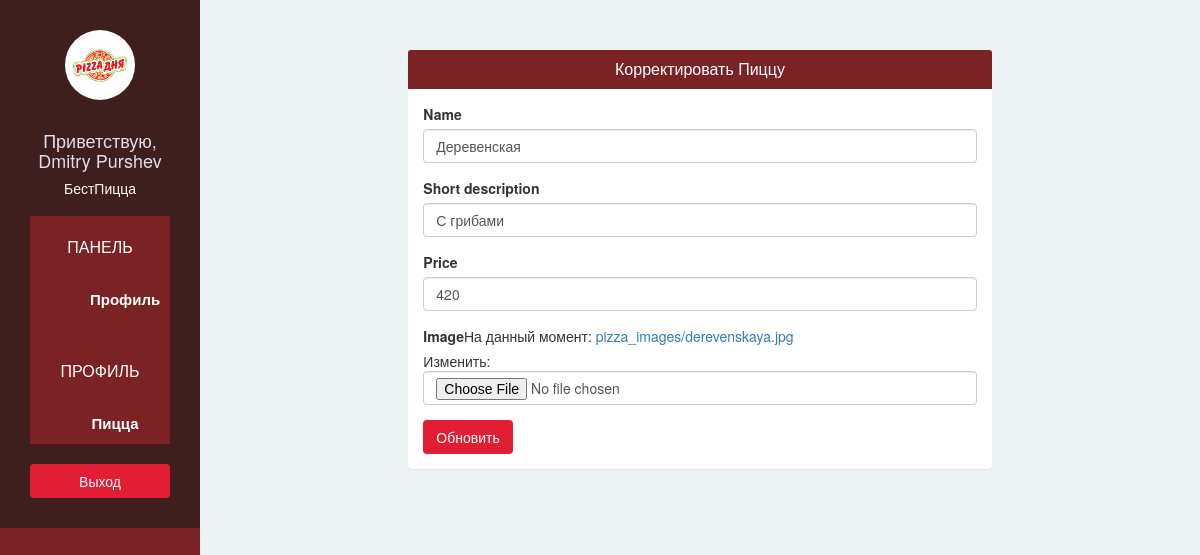
/pizzashopapp/pizza/edit/3 (signed in), run on the app's committed database.
### pizzashopapp/models.py (models this page shows, shortened)
class PizzaShop(models.Model):
    owner = models.OneToOneField(User, on_delete=models.CASCADE, related_name='pizzashop')
    name = models.CharField(max_length=100, verbose_name='Название')
    phone = models.CharField(max_length=100, verbose_name='Телефон')
    addres = models.CharField(max_length=100, verbose_name='Адресс')
    logo = models.ImageField(upload_to='pizzashop_logo/', blank=False)

class Pizza(models.Model):
    pizzashop = models.ForeignKey(PizzaShop, on_delete=models.CASCADE)
    name = models.CharField(max_length=30)
    short_description = models.CharField(max_length=100)
    price = models.IntegerField(default=0)
    image = models.ImageField(upload_to='pizza_images/', blank=False)

### pizzashopapp/views.py (the view)
# urls.py: path('pizzashopapp/pizza/edit/<pizza_id>', views.pizzashop_edit_pizza, name='pizzashop-edit-pizza')
@login_required(login_url='/pizzashopapp/sign-in')
def pizzashop_edit_pizza(request, pizza_id):
    form = PizzaForm(instance=Pizza.objects.get(id = pizza_id))
    if request.method == 'POST':
        form = PizzaForm(request.POST, request.FILES, instance=Pizza.objects.get(id = pizza_id))
        if form.is_valid():
            pizza = form.save()
            return redirect(pizzashop_pizza)
    return render(request, 'pizzashopapp/edit_pizza.html', {
    'form' : form
    })

### pizzashopapp/forms.py
class PizzaForm(forms.ModelForm):
    class Meta:
        model = Pizza
        exclude = ('pizzashop',)

### pizzashopapp/templates/pizzashopapp/edit_pizza.html (shortened to what this page needs)
{% extends 'pizzashopapp/base.html' %}
{% load bootstrap3 %}
{% block page %}
<div class="col-lg-offset-2 col-lg-8">
  <div class="panel">
    <div class="panel-heading bg-ruby">
      <h4 class="panel-title text-center text-white">
        Корректировать Пиццу
      </h4>
    </div>
    <div class="panel-body">
      <form method="POST" enctype="multipart/form-data">
        {% bootstrap_form form %}
        <button type="submit" class="btn btn-red">Обновить</button>
      </form>
    </div>
  </div>
</div>
{% endblock %}

### pizzashopapp/templates/pizzashopapp/base.html (shortened to what this page needs)
{% extends 'base.html' %}
{% block sidebar %}
{% url 'pizzashop-pizza' as pizzashop_pizza_url %}
{% url 'pizzashop-account' as pizzashop_account_url %}
  <div class="text-center">
    <img class="img-circle" src="{{ MEDIA_URL }}{{ request.user.pizzashop.logo }}" width="70" height="70">
    <br/>
    <br/>
    <h4>Приветствую, {{ request.user.get_full_name }}</h4>
    <h5>{{ request.user.pizzashop.name }}</h5>
  <div class="list-group">
    <span class="text-uppercase">Панель</span>
    <a href="{% url 'pizzashop-account' %}"
     class="list-group-item {% if request.path == pizzashop_account_url %} active {% endif %}">Профиль</a>
    <span class="text-uppercase">Профиль</span>
    <a href="{% url 'pizzashop-pizza' %}"
     class="list-group-item {% if request.path == pizzashop_pizza_url %} active {% endif %}">Пицца</a>
  </div>
  <div class="text-center">
    <a href="{% url 'pizzashopapp-sign-out' %}?next={{ request.path }}" class='btn btn-red'>Выход</a>
  </div>
</div>
{% endblock %}

### pizzashopapp/static/css/style.css (style rules this page uses)
body { padding-top: 50px; background-color: #EDF2F5; overflow: auto; }
.bg-ruby { background-color: #7B2324; }
.text-white { color: white; }
.btn-red { color: white; background-color: #E21E35; }
.sidebar > div:first-child { padding: 30px 10px; font-weight: bold; font-size: 15px; background-color: #3F1E1E; }
.sidebar > div:first-child >h4 { color: #e0deeb; }
.sidebar > div:first-child >h5 { color: #ffffff; }
.sidebar .list-group { padding: 0; background-color: #7B2324; }
.sidebar .list-group > span { color: white; display: block; margin-top: 20px; padding: 20px 30px; font-size: 16px; font-weight: 300; }
.sidebar .list-group .list-group-item, .sidebar .list-group .list-group-item:focus { background-color: #7B2324; color: white; border: 0; padding-left: 60px; padding-right: 30px; }
.sidebar > div:last-child { padding: 30px; }
.sidebar > div:last-child .btn { width: 100%; }
.content .panel { border: none; }

### data on the page
Pizza: name "Деревенская", short_description "С грибами", price "420"

### other printed values
{{ request.user.get_full_name }} "Dmitry Purshev"
{{ request.user.pizzashop.name }} "БестПицца"
